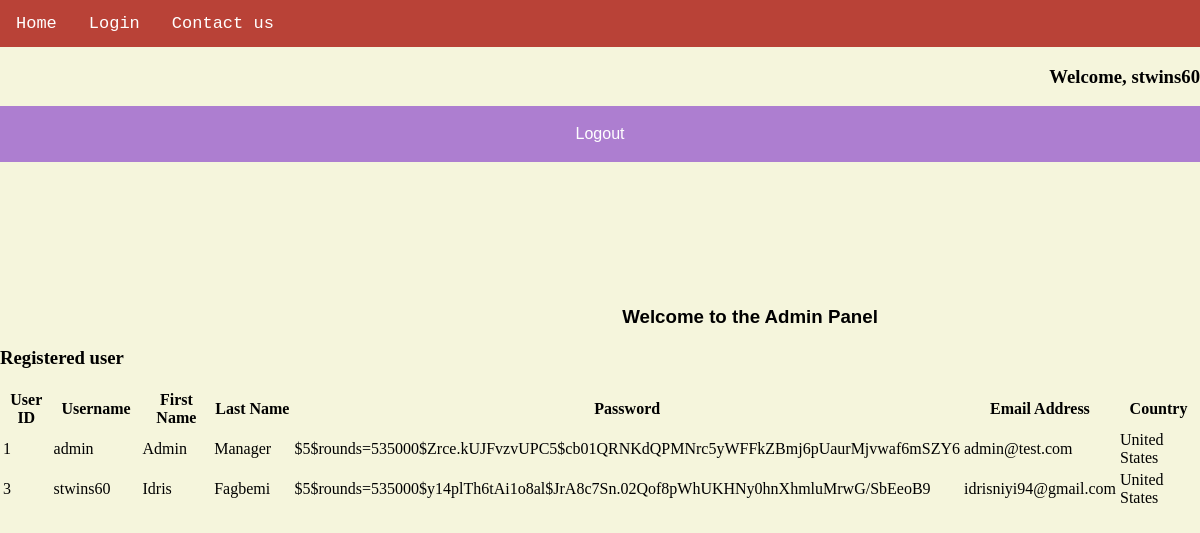
Screenshot of /auth/admin (signed in) with the database file from the repository.
### tables this page shows
CREATE TABLE users(id INTEGER PRIMARY KEY AUTOINCREMENT, username TEXT NOT NULL, firstname TEXT NOT NULL,         lastname TEXT NOT NULL, password TEXT NOT NULL, email TEXT NOT NULL, country TEXT NOT NULL);

### app.py (the view)
@app.route('/auth/admin', methods=['GET', 'POST'])
def admin():
    conn = db.connect('schema.db')
    cur = conn.cursor()
    cur.execute('SELECT * FROM users')
    users = cur.fetchall()
    return render_template('/auth/admin.html', user = session['username'], users=users)

### templates/auth/admin.html (shortened to what this page needs)
{% extends 'base.html' %}
{% block header %}
<nav class = "topnav">
    <a href="{{ url_for('index') }}">Home</a>
    <a href="{{ url_for('login') }}">Login</a>
    <a href="{{ url_for('contactus') }}">Contact us</a>
</nav>
{% endblock %}
{% block content %}
    <h3 style="text-align: right;">Welcome, {{user}}</h3>
    <button type="button" onclick="window.location.href='{{ url_for( 'logout') }}';" class="button">Logout</button>
    <section class="home">
        <h1 style="text-align: center;">Welcome to the Admin Panel</h1>
        <h3>Registered user</h3>
        <table class="tg">
            <tr>
                <th width="80">User ID</th>
                <th width="120">Username</th>
                <th width="120">First Name</th>
                <th width="120">Last Name</th>
                <th width="120">Password</th>
                <th width="120">Email Address</th>
                <th width="120">Country</th>
            </tr>
            {% for row in users %}
                <tr>
                    <td>{{ row[0] }}</td>
                    <td>{{ row[1] }}</td>
                    <td>{{ row[2] }}</td>
                    <td>{{ row[3] }}</td>
                    <td>{{ row[4] }}</td>
                    <td>{{ row[5] }}</td>
                    <td>{{ row[6] }}</td>
                </tr>
            {% endfor %}
        </table>
    </section>
{% endblock %}

### static/design.css (style rules this page uses)
.topnav { font-family: "Courier New", Courier, monospace; overflow: hidden; background-color: #b94237; }
.topnav a { float: left; display: block; color: white; text-align: center; padding: 14px 16px; text-decoration: none; font-size: 17px; }
.home h1 { font-family: "Lucida Sans Unicode", "Lucida Grande", sans-serif; position:static; margin: 12vw 0 0 25vw; }
.button { display: block; line-height: 1; font-size: 100%; width: 100%; padding: 20px; font-family: "Lucida Sans Unicode", "Lucida Grande", sans-serif; outline: 0; border: 0; color: white; background: #ad7ed0; cursor: pointer; transition: 0.3s; }

### rows the page displays
users: username "stwins60", id "3", firstname "Idris", lastname "Fagbemi", password "$5$rounds=535000$y14plTh6tAi1o8al$JrA8c7Sn.02Qof8pWhUKHNy0hnXhmluMrwG/SbEeoB9", email "idrisniyi94@gmail.com", country "United States"
users: id "1", username "admin", firstname "Admin", lastname "Manager", password "$5$rounds=535000$Zrce.kUJFvzvUPC5$cb01QRNKdQPMNrc5yWFFkZBmj6pUaurMjvwaf6mSZY6", email "admin@test.com", country "United States"
